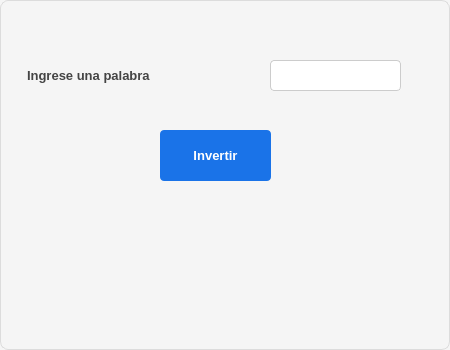
<?xml version="1.0" encoding="UTF-8"?>
<ui version="4.0">
 <class>Dialog</class>
 <widget class="QDialog" name="Dialog">
  <property name="geometry">
   <rect>
    <x>0</x>
    <y>0</y>
    <width>450</width>
    <height>350</height>
   </rect>
  </property>
  <property name="font">
   <font>
    <pointsize>10</pointsize>
   </font>
  </property>
  <property name="windowTitle">
   <string>Frase invertida</string>
  </property>
  <property name="styleSheet">
   <string notr="true">/* Estilo general del diálogo */
QDialog {
    background-color: #f5f5f5;   /* Fondo claro */
    border: 1px solid #dcdcdc;   /* Borde sutil */
    border-radius: 8px;          /* Esquinas suaves */
    color: #333333;              /* Texto neutro */
}

/* Etiquetas */
QLabel {
    color: #444444;              /* Gris oscuro para contraste */
    padding: 4px;
}

/* Campos de texto */
QLineEdit {
    background-color: #ffffff;   /* Fondo blanco */
    border: 1px solid #cccccc;   /* Borde suave */
    border-radius: 4px;
    padding: 6px;
    selection-background-color: #87cefa; /* Azul claro al seleccionar */
    selection-color: #000000;
}

QLineEdit:focus {
    border: 1px solid #1a73e8;   /* Azul corporativo al enfocar */
    background-color: #fafafa;
}

/* Botones */
QPushButton {
    background-color: #1a73e8;   /* Azul profesional */
    color: #ffffff;
    border: none;
    border-radius: 4px;
    padding: 8px 14px;
    font-weight: bold;
}

QPushButton:hover {
    background-color: #1669c1;   /* Azul más intenso al pasar el cursor */
}

QPushButton:pressed {
    background-color: #0d47a1;   /* Azul profundo al presionar */
}

QPushButton:disabled {
    background-color: #e0e0e0;   /* Gris claro para deshabilitado */
    color: #888888;
}
</string>
  </property>
  <widget class="QLabel" name="label">
   <property name="geometry">
    <rect>
     <x>20</x>
     <y>50</y>
     <width>291</width>
     <height>51</height>
    </rect>
   </property>
   <property name="font">
    <font>
     <pointsize>10</pointsize>
     <weight>75</weight>
     <bold>true</bold>
    </font>
   </property>
   <property name="text">
    <string>Ingrese una palabra</string>
   </property>
  </widget>
  <widget class="QLineEdit" name="ent_p">
   <property name="geometry">
    <rect>
     <x>270</x>
     <y>60</y>
     <width>131</width>
     <height>31</height>
    </rect>
   </property>
  </widget>
  <widget class="QPushButton" name="btn_invertir">
   <property name="geometry">
    <rect>
     <x>160</x>
     <y>130</y>
     <width>111</width>
     <height>51</height>
    </rect>
   </property>
   <property name="text">
    <string>Invertir</string>
   </property>
  </widget>
  <widget class="QLabel" name="lbl_resultado">
   <property name="geometry">
    <rect>
     <x>0</x>
     <y>200</y>
     <width>441</width>
     <height>141</height>
    </rect>
   </property>
   <property name="font">
    <font>
     <pointsize>8</pointsize>
     <weight>75</weight>
     <bold>true</bold>
    </font>
   </property>
   <property name="text">
    <string/>
   </property>
   <property name="alignment">
    <set>Qt::AlignCenter</set>
   </property>
  </widget>
 </widget>
 <resources/>
 <connections/>
</ui>
